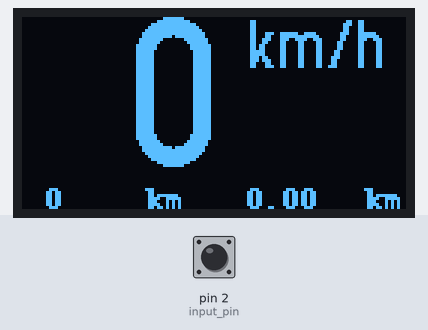
Bench run of a sketch on a simulated Arduino Uno, built with avr-gcc and run on an emulated ATmega328P. Parts: 128×64 one-colour display. The test bench sets the inputs (shaded band); at power-on: pin 2 (input_pin) HIGH.

Above: at 5.7 s.
5.8 s: pin 2 (input_pin) pulled LOW for 0.15 s
At 8.2 s:
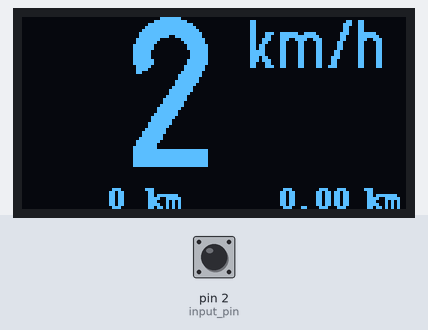
8.9 s: pin 2 (input_pin) pulled LOW for 1 s
At 11.4 s:
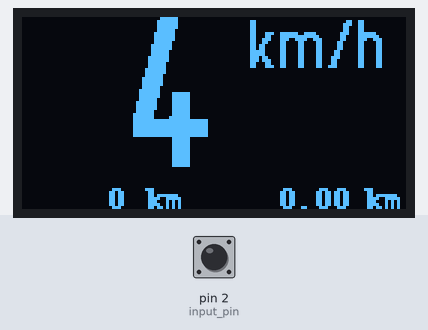
12.9 s: pin 2 (input_pin) pulled LOW for 0.15 s
At 14.8 s:
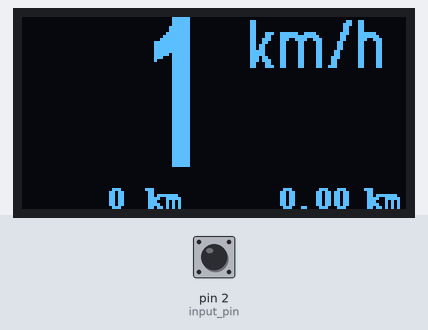
Timing chart, 0 to 16.3 s (numbered marks = the images above; inputs shaded):
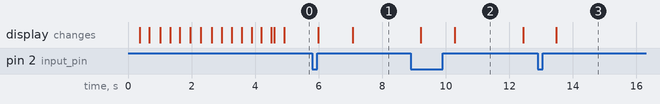

The sketch:

compteur_vitesse_derbi.ino
```cpp
#include <Arduino.h>
#include <SPI.h>
#include <U8g2lib.h>
#include <avr/interrupt.h>
#include <EEPROM.h>

//#define DEBUG
// choix entre 2 modes de mesure de la rotation de la roue
// DETECTE_TIERS_DISQUE : on mesure un 1/3 de tour de roue grace au disque de frein (en 3 parties)
// DETECTE_TIERS_2_TETES_VIS : on mesure 1/3 de tour de roue grace au 6 vis de fixation du disque (3 paires de vis) : il y a donc des impulsions supplémentaires à gérer
#define DETECTE_TIERS_DISQUE
//#define DETECTE_TIERS_2_TETES_VIS


// pour programmer initialement le total kilométrique à la valeur de l'ancien compteur à cable
// il faudra transférer le firmware 1 fois avec ce #define, puis ensuite sans. L'EEPROM sera alors programmée avec cette valeur.
//#define INIT_COMPTEUR 10580

#define OCIEA 1    // ce bit du registre TIMSK1 est bizarrement non défini dans Arduino, alors qu'il est documenté dans la datasheet

// périmètre de la roue en mm
const float tour_roue = 2136;
const unsigned int pulse_1kmh = 40050; // nombre de pulse d'horloge correspondant à 1, à 99, et 0 km/havec les réglages du timer ci-dessous (dans setup)
const unsigned int pulse_99kmh = 405;
const unsigned int pulse_0kmh = 65535;
#define input_pin 2   // broche d'entrée du signal pour le compteur

// les variables pour les compteurs : (vitesse, trip, km total)
volatile unsigned int vitesse=0;
volatile float trip = 0;
volatile float total = 0;
float old_total = 0;

// variables pour mesurer le temps entre 2 impulsions
volatile unsigned int pulse;
volatile byte compte_pulse = 0;
// variables pour bien positionner l'affichage des valeurs sur l'écran (en fonction du nombre de chiffres)
unsigned char pos_vitesse = 34;
unsigned char pos_total = 8;
unsigned char pos_trip = 75;


/* Constructor */
U8G2_SH1106_128X64_NONAME_1_4W_HW_SPI u8g2(U8G2_R0, /* cs=*/ 9, /* dc=*/ 10, /* reset=*/ 12);


void calcul_vitesse(void) {
    //calcul des vitesses
   if (pulse >=pulse_99kmh) {vitesse=pulse_1kmh / pulse;} // on evite la division par 0 en cas de débordement du timer (pulse vaut 0 dans ce cas)
    else {vitesse=99;}
    if (vitesse < 10) {
      pos_vitesse = 33;
    } else {
      pos_vitesse = 4;
    }

    //calcul du trip
    if (trip > 999.9) {
      trip = 0;
    }
    if (trip <= 9.9) {
      pos_trip = 86;
    }
    if (trip >= 10) {
      pos_trip = 80;
    }
    if (trip >= 100) {
      pos_trip = 74;
    }


    //calcul du total
    if (total > 99999) {
      total = 0;
    }
    if (total > 9) {
      pos_total = 23;
    } else {
      pos_total = 29;
    }
    if (total > 99) {
      pos_total = 17;
    }
    if (total > 999) {
      pos_total = 11;
    }
    if (total > 9999) {
      pos_total = 5;
    }
}


void input_pulse(void) {

#ifdef DETECTE_TIERS_2_TETES_VIS
  compte_pulse++;
  if (compte_pulse == 1) { // c'est la 1ère impulsion, on lance le timer1 à partir de 0
    TCNT1 = 0;
  }
  if (compte_pulse == 3) {
    pulse = TCNT1;
    compte_pulse = 0;
    trip += tour_roue / 3000000 ;  // conversion mm en km + facteur 1/3 car on compte les tiers de tours de roue
    total += tour_roue / 3000000;
  }
#endif
#ifdef DETECTE_TIERS_DISQUE
    pulse=TCNT1;
    TCNT1=0;
    trip += tour_roue / 3000000 ;  // conversion mm en km + facteur 1/3 car on compte les tiers de tours de roue
    total += tour_roue / 3000000;

#endif
#ifdef DEBUG
  Serial.print("Pulse ");
  Serial.print(compte_pulse);
  Serial.print(" : ");
  Serial.println(TCNT1);
  Serial.println(total);
  Serial.println(trip);
#endif
}

//ISR(TIMER1_OVF_vect) {
//#ifdef DEBUG
//  Serial.println("OVF !");
//#endif
//}

ISR(TIMER1_COMPA_vect) {
#ifdef DEBUG
  Serial.println("COMPA !");
#endif
  // on roule très lentement !!!!
  pulse = pulse_0kmh;
  compte_pulse = 0;
  // on en profite pour mémoriser les nouvelles données (compteur total) dans l'EEPROM
  // on mémorise le total s'il a augmenté de plus de 500 m
  EEPROM.get(0, old_total);
  if (total - old_total >= 0.5) {
    old_total = total;
    EEPROM.put(0, total);
  }
#ifdef INIT_COMPTEUR
  EEPROM.put(0, (float) INIT_COMPTEUR);
#endif

}

/* u8g2.begin() is required and will sent the setup/init sequence to the display */
void setup(void) {
#ifdef DEBUG
  Serial.begin(115200);
#endif
  // on lit le compteur kilométrique total en EEPROM (adresse 0)
  EEPROM.get(0, total);
  old_total = total;

  // paramétrage de l'écran OLED
  u8g2.begin();
  // animation de boot
  for (int i=0;i<65;i++) {
    u8g2.firstPage();
    do {
      u8g2.drawBox(64-i,0,2*i,64);
    } while ( u8g2.nextPage() );
  }
  for (int i=65;i>=0;i--) {
    u8g2.firstPage();
    do {
      u8g2.drawBox(64-i,0,2*i,64);
    } while ( u8g2.nextPage() );
  }

  // on active l'interruption sur débordement du timer1 par rapport au registre OCR1A (output compare)
  TCCR1B = 0;
  TCCR1A = 0;
  OCR1A =  pulse_1kmh;   // avec un quartz à 16 MHz et prescaler 1024, cette valeur va provoquer un overflow après 2,5632s, ce qui correspond à moins de 1 km/h avec la roue de 68 cm de diamètre (on mesure 1/3 de tour de roue)
  //TIMSK1 |= (1 << TOIE1) ;
  TIMSK1 |= (1 << OCIEA) ;
  // on active le mode 4 CTC (timer1 debord quand il atteint la valeur OCR1A)
  TCCR1B |= (1 << WGM12); // mode CTC 4
  // on divise la fréquence d'horloge par 1024 @ 16 MHz : 1 tic=64 µs
  TCCR1B |= (1 << CS12);
  TCCR1B |= (1 << CS10);

  TCNT1=0;
  // configuration entrée/sortie et interruption
  pinMode(input_pin, INPUT_PULLUP);
  attachInterrupt(digitalPinToInterrupt(input_pin), input_pulse, FALLING);

}

/* draw something on the display with the `firstPage()`/`nextPage()` loop*/
void loop(void) {


  // AFFICHAGE SUR L'ECRAN

  u8g2.firstPage();

  do {

    // affichage de l'unité de mesure de la vitesse
    u8g2.setFont(u8g2_font_logisoso16_tf);
    u8g2.drawStr(75, 17, "km/h");


    // affichage dela vitesse
    u8g2.setFont(u8g2_font_logisoso50_tn);
    u8g2.setCursor(pos_vitesse, 50);
    u8g2.print(vitesse);

    // affichage des unités des compteurs kilométriques
    u8g2.setFont(u8g2_font_courB08_tf);
    u8g2.drawStr(42, 64, "km");
    u8g2.drawStr(115, 64, "km");

    // affichage du trip
    u8g2.setCursor(pos_trip, 64);
    u8g2.print(trip);

    //affichage du total
    u8g2.setCursor(pos_total, 64);
    u8g2.print((unsigned int)total);

 #ifdef DEBUG
 // pour debug : affichage du la valeur pulse
    u8g2.setCursor(70, 32);
    u8g2.print((unsigned int)pulse);
 #endif
  } while ( u8g2.nextPage() );

  delay(750);
  calcul_vitesse();

}
```

Measured:
- after the input at 5.8 s, the display: first differs from a run without the input after 1.3 s (image 1)
- after the input at 8.9 s, the display: first differs from a run without the input after 1.4 s (image 2)
- after the input at 12.9 s, the display: changes after 0.58 s (image 3)
- what the display in image 2 shows lasts 2.1 s, from 10.3 s to 12.4 s
